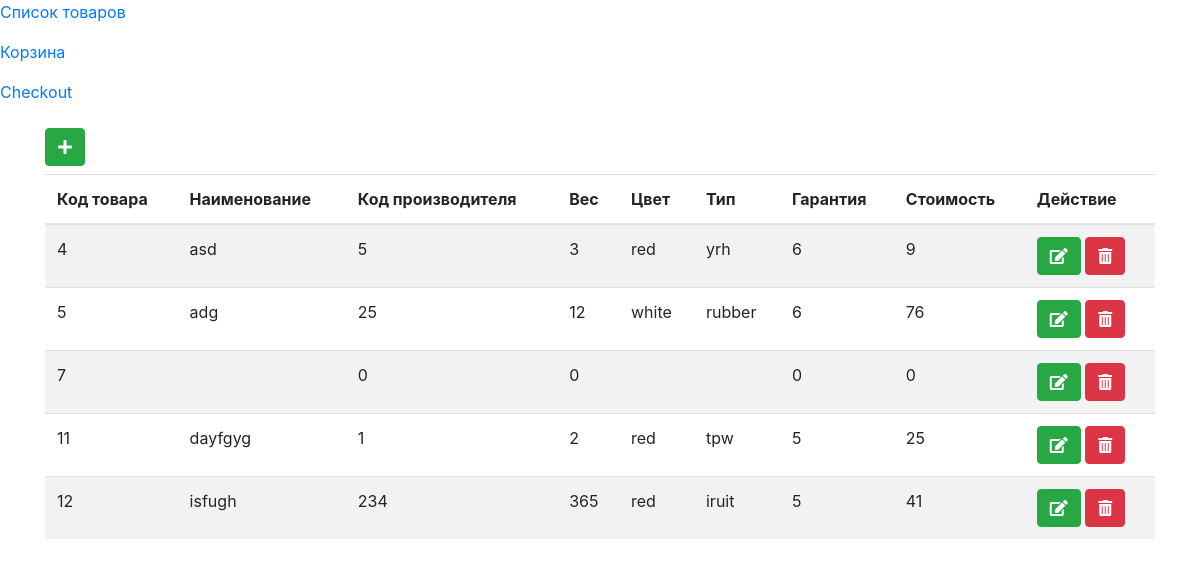
Page /app/index.php on the committed database.
### tables this page shows
CREATE TABLE `tovar` (
  `Codetovara` int NOT NULL,
  `Name` text NOT NULL,
  `Codeproiz` int NOT NULL,
  `Ves` int NOT NULL,
  `Color` text NOT NULL,
  `Type` text NOT NULL,
  `Garant` int NOT NULL,
  `Cost` int NOT NULL
);

### app/foo.php (called while the page is built, shortened)
<?php
include 'db.php';
$sql=$pdo->prepare("SELECT * FROM tovar");
$sql->execute();
$result = $sql->fetchAll(PDO::FETCH_OBJ);

### app/index.php (the view, shortened to what this page needs)
<?php include 'foo.php'; ?>
<!doctype html>
<html lang="en">
  <head>
    <link rel="stylesheet" href="https://stackpath.bootstrapcdn.com/bootstrap/4.3.1/css/bootstrap.min.css">
    <link rel="stylesheet" href="https://pro.fontawesome.com/releases/v5.10.0/css/all.css"/>
  </head>
  <body>
  <p><a href="tovari.php">Список товаров</a></p>
  <p><a href="cart.php">Корзина</a></p>
  <p><a href="checkout.php">Checkout</a></p>
  <div class="container">
      <div class="row">
          <div class="col-12">
          <button class="btn btn-success mt-2" data-toggle="modal" data-target="#create"><i class="fa fa-plus"></i></button>
          <table class="table table-striped table-hover mt-2">
            <thead class="thead-">
              <th>Код товара</th>
              <th>Наименование</th>
              <th>Код производителя</th>
              <th>Вес</th>
              <th>Цвет</th>
              <th>Тип</th>
              <th>Гарантия</th>
              <th>Стоимость</th>
              <th>Действие</th>
            </thead>
            <tbody>
              <?php foreach ($result as $res) { ?>
              <tr>
                <td><?php echo $res->Codetovara; ?></td>
                <td><?php echo $res->Name; ?></td>
                <td><?php echo $res->Codeproiz; ?></td>
                <td><?php echo $res->Ves; ?></td>
                <td><?php echo $res->Color; ?></td>
                <td><?php echo $res->Type; ?></td>
                <td><?php echo $res->Garant; ?></td>
                <td><?php echo $res->Cost; ?></td>
                <td><a href="?Codetovara=<?php echo $res->Codetovara; ?>" class="btn btn-success" data-toggle="modal" data-target="#edit<?php echo $res->Codetovara; ?>"><i class="fa fa-edit"></i></a>
                <a href="" class="btn btn-danger" data-toggle="modal" data-target="#delete<?php echo $res->Codetovara; ?>"><i class="fa fa-trash-alt"></i></a></td>
              </tr>
              <?php } ?>
            </tbody>
          </table>
          </div>
      </div>
  </div>
  </body>
</html>

### rows in the picture
tovar: Codetovara "4", Name "asd", Codeproiz "5", Ves "3", Color "red", Type "yrh", Garant "6", Cost "9"
tovar: Codetovara "5", Name "adg", Codeproiz "25", Ves "12", Color "white", Type "rubber", Garant "6", Cost "76"
tovar: Codetovara "7", Codeproiz "0", Ves "0", Garant "0", Cost "0"
tovar: Codetovara "11", Name "dayfgyg", Codeproiz "1", Ves "2", Color "red", Type "tpw", Garant "5", Cost "25"
tovar: Codetovara "12", Name "isfugh", Codeproiz "234", Ves "365", Color "red", Type "iruit", Garant "5", Cost "41"
